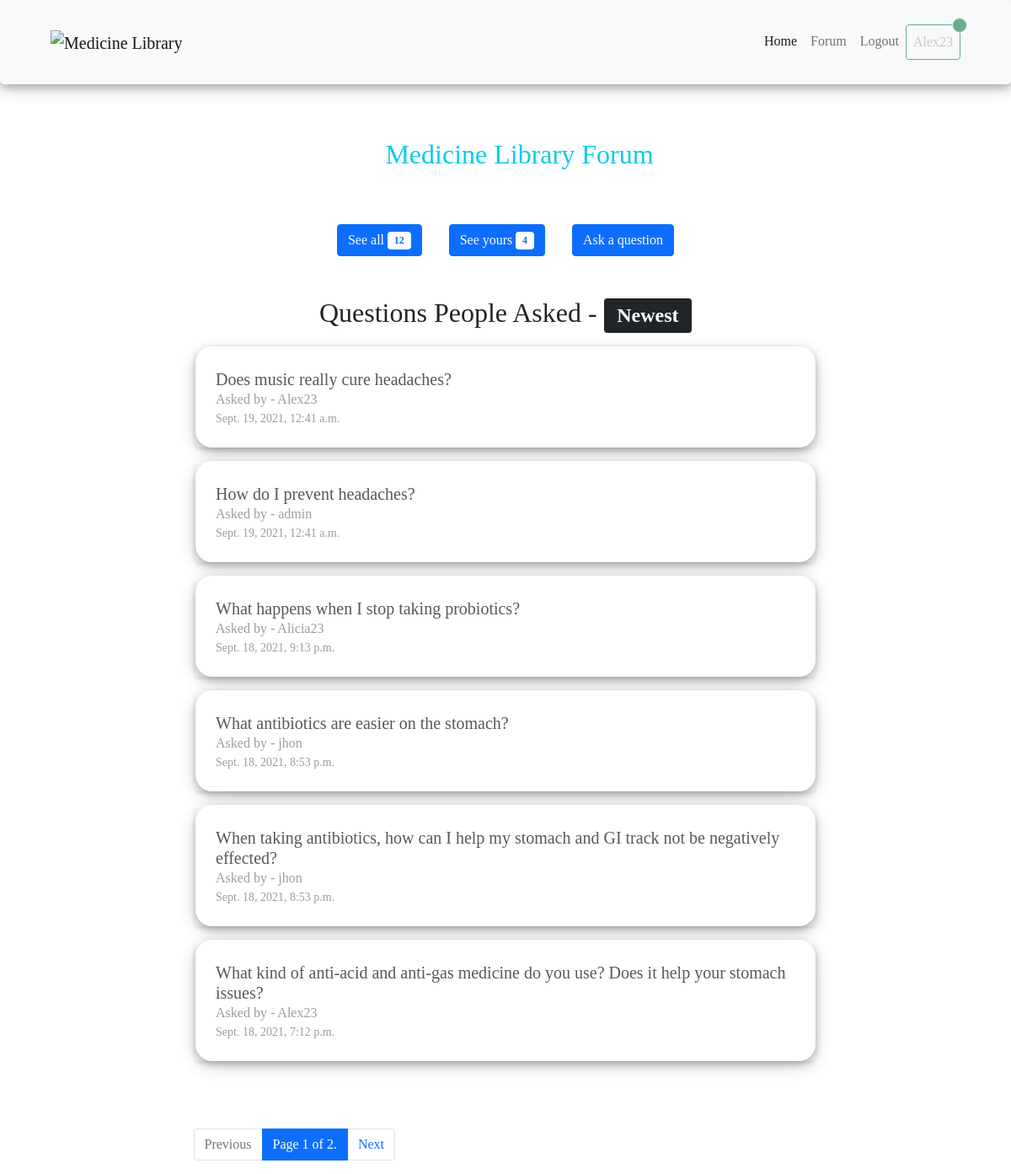
Page /forum (signed in) on the committed database.
### App/models.py (models this page shows, shortened)
class Question(models.Model):
    question = models.CharField(max_length=500)
    user = models.ForeignKey(User,on_delete=models.CASCADE)
    date_added = models.DateTimeField(default=timezone.localtime(timezone.now()), blank=True)

### App/views.py (the view)
# urls.py: path('forum',forumView,name='forumView'),
def forumView(request):
    which_ques = request.GET.get('questions')
    if request.user.is_authenticated:
        my_questions = Question.objects.filter(user=request.user).order_by('-date_added')
    else:
        my_questions = Question.objects.filter(question='this wil return 0')
    questions = Question.objects.all().order_by('-date_added')
    if which_ques=='my':
        paginator = Paginator(my_questions,6)
        title = 'Questions You Have Asked'
    else:
        paginator = Paginator(questions,6)
        title = 'Questions People Asked'
    page_number = request.GET.get('page')
    page_obj = paginator.get_page(page_number)
    context = {
        'page_obj': page_obj,
        'total_ques':len(questions),
        'total_my_ques':len(my_questions),
        'title':title
    }
    return render(request,'forum.html',context)

### App/Templates/forum.html (shortened to what this page needs)
{% extends 'navbar.html' %}
{% load static %}
{% load crispy_forms_tags %}
{% block css %}
<link rel="stylesheet" href="{% static 'css/style.css' %}" />
{% endblock css %}
{% block body %}
<div class="container">
    <h2 class='text-secondary p-3 text-info text-center my-5'> <i class='fas fa-smile '></i> Medicine Library Forum</h2>
    <div class='forum_nav d-flex justify-content-center'>
    <form action="{{forumView}}">
      <button type='submit' class='text-decoration-none btn btn-primary mx-3'>See all <span class="badge text-primary bg-white">{{total_ques}}</span>
      </button>
     </form>
     <form action="{{forumView}}">
      <button class='text-decoration-none btn btn-primary mx-3 ' >See yours <span class="badge text-primary bg-white">{{total_my_ques}}</span>
          <span class="sr-only">unread messages</span></button>
       </form>
      <a class='text-decoration-none btn btn-primary mx-3 ' href="{% url 'askView' %}">Ask a question</a>
    </div>
  <div class="row pb-5 mb-4">
<h2 class='mt-5 text-center'>{{title}} - <span class="badge bg-dark">Newest</span></h2>
    {% for ques in page_obj %}
    <div class="col-lg-8 offset-lg-2 col-md-8 offset-md-2 col-sm-10 offset-sm-1 my-2">
      <a class='text-decoration-none' href="{% url 'ques_detailsView' ques.id %}">
      <div class="card rounded shadow-sm border-0">
        <div class="card-body p-lg-4 p-sm-1 box_shadow">
          <h5 class="">{{ques.question}}</h5>
          <p>Asked by - {{ques.user}}</p>
          <p class='small'>{{ques.date_added}}</p>
        </div>
      </div>
      </a>
    </div>
    {% endfor %}
  </div>
<div class='w-75  m-auto '>
  <ul class="pagination ms-lg-5">
    {% if page_obj.has_previous %}
    <li class="page-item">
        <a class="page-link" href="?page={{ page_obj.previous_page_number }}">Previous</a>
    </li>
    {% else %}
    <li class="page-item disabled">
        <a class="page-link" href="?page=1">Previous</a>
    </li>
    {% endif %}
    <li class="page-item active">
      <span class="page-link">
        Page {{ page_obj.number }} of {{ page_obj.paginator.num_pages }}.
      </span>
      {% if page_obj.has_next %}
      <li class="page-item">
        <a class="page-link" href="?page={{ page_obj.next_page_number }}">Next</a>
    </li>
    {% else %}
      <li class="page-item">
    <a class="page-link">Next</a>
      {% endif %}
    </li>
  </ul>
</div>
</div>
{% endblock %}

### App/Templates/navbar.html (shortened to what this page needs)
{% load static %}
<!DOCTYPE html>
<html lang="en">
  <head>
    <link type="text/css" rel="stylesheet" href="{% static 'assets\lightslider-master\dist\css\lightslider.css' %}" />
    <link
      rel="stylesheet"
      href="{% static 'assets\bootstrap-5.0.2-dist\css\bootstrap.min.css' %}"
    />
    <link
      rel="stylesheet"
      href="{% static 'assets\fontawesome-free-5.15.4-web\css\all.min.css' %}"
    />
    {% block css %}{% endblock css %}
  </head>
  <body>
    <nav class="navbar nav_shadow navbar-expand-lg navbar-light bg-light">
      <div class="container-fluid">
        <a class="navbar-brand ms-5" href="{% url 'homeView' %}"><img class='logo' src="{% static 'img/logo.png' %}" alt="Medicine Library" srcset=""></a>
        <div class="collapse navbar-collapse" id="navbarNav">
          <ul class="navbar-nav ms-auto me-5">
            <li class="nav-item">
              <a class="nav-link active" aria-current="page" href="{% url 'homeView' %}">Home</a>
            </li>
            <li class="nav-item">
              <a class="nav-link" href="{% url 'forumView' %}">Forum</a>
            </li>
            {% if request.user.is_authenticated  %}
            <li class="nav-item">
              <a class="nav-link" href="{% url 'logoutView' %}">Logout</a>
            </li>
            <li class="nav-item">
            <a class="nav-link position-relative btn  btn-outline-success disabled text-capitalize" href="{% url 'logoutView' %}">{{request.user}}
              <span class="position-absolute top-0 start-100 translate-middle p-2 bg-success border border-light rounded-circle">
              </span>
            </a>
            </li>
            {% endif %}
          </ul>
        </div>
      </div>
    </nav>
    {% block body %}{% endblock body %}
  </body>
</html>

### App/static/css/style.css (style rules this page uses)
* { --font1:Bahnschrift; font-family: var(--font1); }
.box_shadow { box-shadow: 0 4px 8px 0 rgba(0, 0, 0, 0.2), 0 6px 20px 0 rgba(0, 0, 0, 0.19); border-radius: 20px; }
.nav_shadow { box-shadow: 0 4px 8px 0 rgba(0, 0, 0, 0.2), 0 6px 20px 0 rgba(0, 0, 0, 0.19); border-radius: 5px; background: rgb(255, 255, 255); height: 100px !important; }
.logo { width: 120px; height: 100%; }
.card-body p { color: #9e9d9d; margin: 0; }
.card-body h5 { color: #585858; margin: 0; margin-top: 3px; }

### rows in the picture
Question: question "Does music really cure headaches?", user "Alex23", date_added "Sept. 19, 2021, 12:41 a.m."
Question: question "How do I prevent headaches?", user "admin", date_added "Sept. 19, 2021, 12:41 a.m."
Question: question "What happens when I stop taking probiotics?", user "Alicia23", date_added "Sept. 18, 2021, 9:13 p.m."
Question: question "What antibiotics are easier on the stomach?", user "jhon", date_added "Sept. 18, 2021, 8:53 p.m."
Question: question "When taking antibiotics, how can I help my stomach and GI track not be negatively effected?", user "jhon", date_added "Sept. 18, 2021, 8:53 p.m."
Question: question "What kind of anti-acid and anti-gas medicine do you use? Does it help your stomach issues?", user "Alex23", date_added "Sept. 18, 2021, 7:12 p.m."

### other values in the picture
{{ request.user }} "Alex23"
{{ total_ques }} "12"
{{ total_my_ques }} "4"
{{ title }} "Questions People Asked"
{{ page_obj.number }} "1"
{{ page_obj.paginator.num_pages }} "2"
